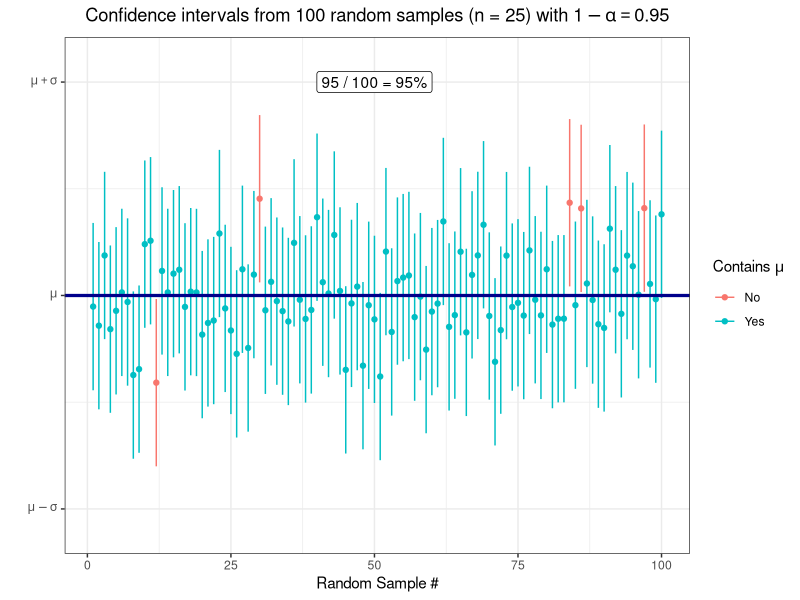
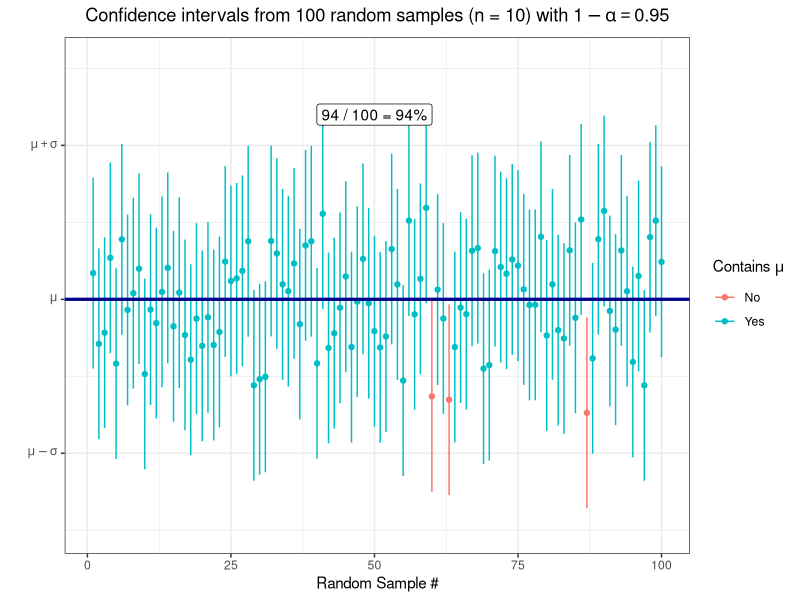
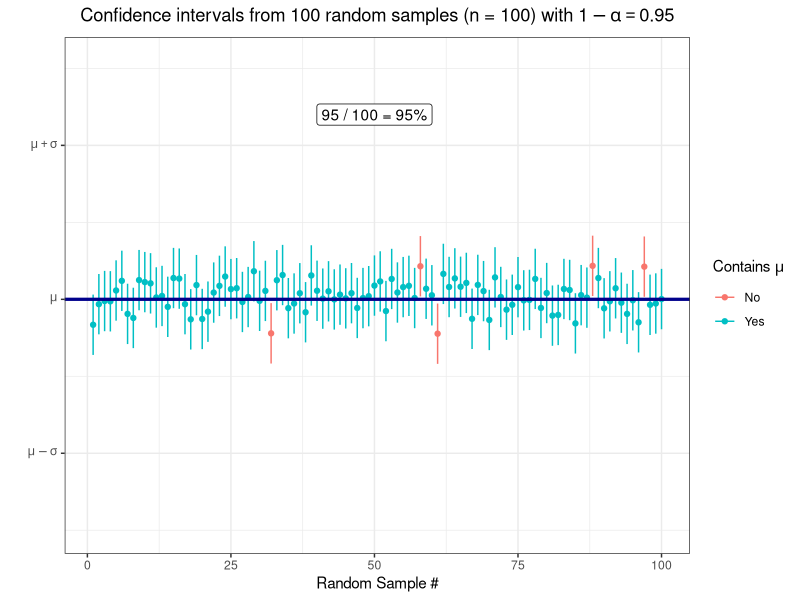
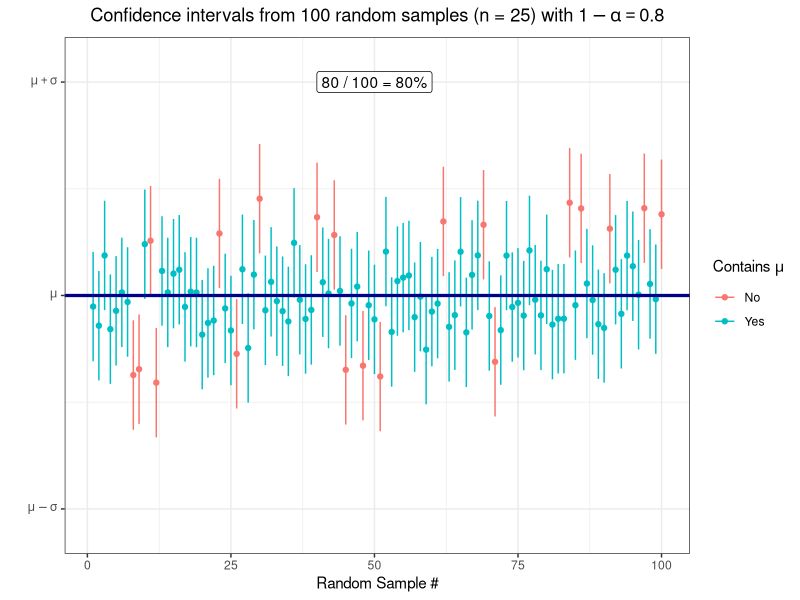
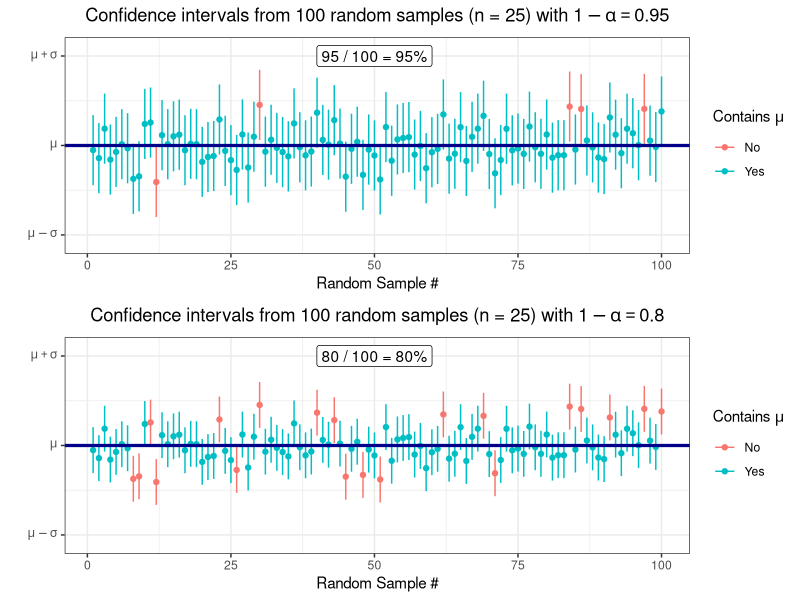
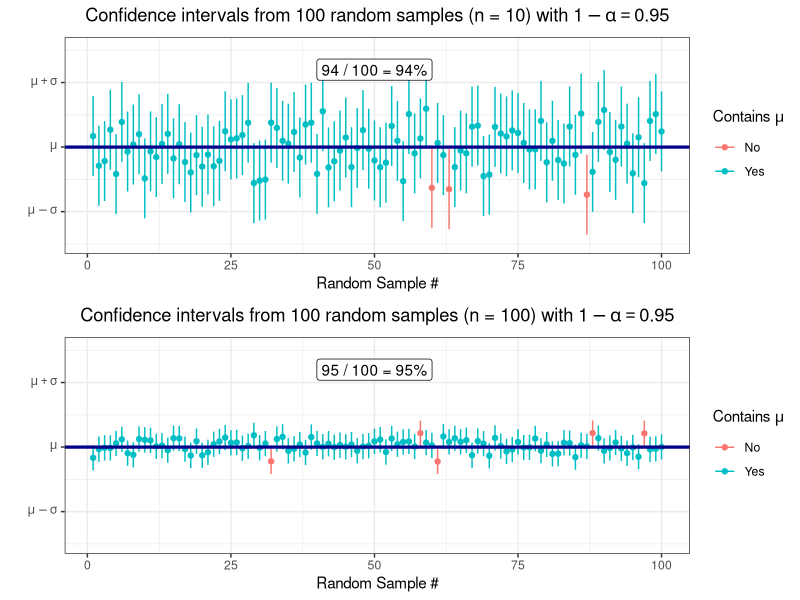
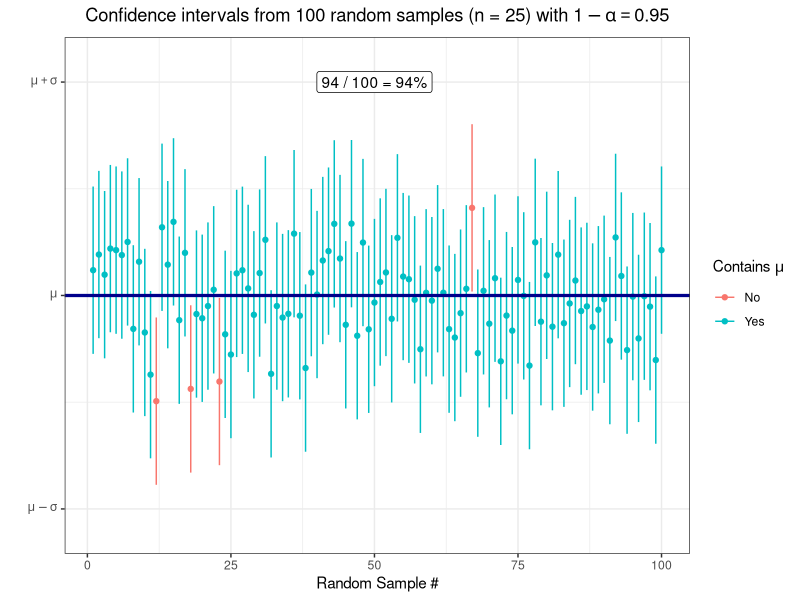
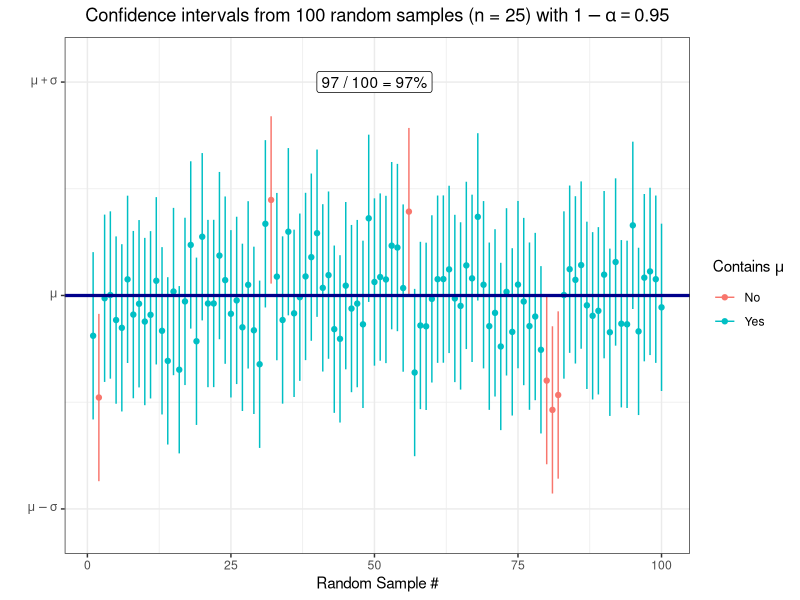

Reproduce these figures in R, in order.
############ Prereqs ############
options(stringsAsFactors = FALSE, scipen = 600)
oldPar <- par()
os <- Sys.info()["sysname"]
baseDir <- ifelse(os == "Windows", "C:/Users/ptrainor/gdrive", "~/gdrive")

library(tidyverse)
library(ggrepel)

setwd(paste0(baseDir, "/iTeach/AST_505/myLectures/lecture12_SampleSize"))

############ Coverage probabilities ############
set.seed(3)
df1 <- data.frame(x = rnorm(10000))

png(file = "coverage1.png", height = 4, width = 6.5, units = "in", res = 600)
set.seed(3333)
xbar <- replicate(100, mean(sample(df1$x, 25)))
lower <- xbar - qnorm(.975) * 1 / sqrt(25)
upper <- xbar + qnorm(.975) * 1 / sqrt(25)
df2 <- data.frame(xbar = xbar, lower = lower, upper = upper, x = 1:length(xbar))
df2$contains <- ifelse(df2$lower < 0 & df2$upper > 0, "Yes", "No")
p1 <- ggplot(df2, aes()) + geom_segment(aes(x = x, xend = x, y = lower, yend = upper, color = contains)) +
  geom_point(aes(x = x, y = xbar, color = contains)) + geom_hline(yintercept = 0, color = "darkblue", lwd = 1.1) +
  scale_y_continuous(breaks = c(-1, 0, 1), labels = c(expression(mu - sigma), expression(mu), expression(mu + sigma)),
                     limits = c(-1.1, 1.1)) +
  theme_bw() + labs(x = "Random Sample #", y = "", color = expression(paste("Contains ", mu))) +
  annotate("label", x = 50, y = 1, label = "95 / 100 = 95%") +
  ggtitle(expression(paste("Confidence intervals from 100 random samples (n = 25) with ", 1-alpha == .95))) +
  theme(plot.title = element_text(hjust = 0.5)) 
show(p1)
dev.off()

png(file = "coverage1bb.png", height = 4, width = 6.5, units = "in", res = 600)
set.seed(3333)
xbar <- replicate(100, mean(sample(df1$x, 10)))
lower <- xbar - qnorm(.975) * 1 / sqrt(10)
upper <- xbar + qnorm(.975) * 1 / sqrt(10)
df2 <- data.frame(xbar = xbar, lower = lower, upper = upper, x = 1:length(xbar))
df2$contains <- ifelse(df2$lower < 0 & df2$upper > 0, "Yes", "No")
p1bb <- ggplot(df2, aes()) + geom_segment(aes(x = x, xend = x, y = lower, yend = upper, color = contains)) +
  geom_point(aes(x = x, y = xbar, color = contains)) + geom_hline(yintercept = 0, color = "darkblue", lwd = 1.1) +
  scale_y_continuous(breaks = c(-1, 0, 1), labels = c(expression(mu - sigma), expression(mu), expression(mu + sigma)),
                     limits = c(-1.5, 1.55)) +
  theme_bw() + labs(x = "Random Sample #", y = "", color = expression(paste("Contains ", mu))) +
  annotate("label", x = 50, y = 1.2, label = "94 / 100 = 94%") +
  ggtitle(expression(paste("Confidence intervals from 100 random samples (n = 10) with ", 1-alpha == .95))) +
  theme(plot.title = element_text(hjust = 0.5)) 
show(p1bb)
dev.off()

png(file = "coverage1bbb.png", height = 4, width = 6.5, units = "in", res = 600)
set.seed(333)
xbar <- replicate(100, mean(sample(df1$x, 100)))
lower <- xbar - qnorm(.975) * 1 / sqrt(100)
upper <- xbar + qnorm(.975) * 1 / sqrt(100)
df2 <- data.frame(xbar = xbar, lower = lower, upper = upper, x = 1:length(xbar))
df2$contains <- ifelse(df2$lower < 0 & df2$upper > 0, "Yes", "No")
p1bbb <- ggplot(df2, aes()) + geom_segment(aes(x = x, xend = x, y = lower, yend = upper, color = contains)) +
  geom_point(aes(x = x, y = xbar, color = contains)) + geom_hline(yintercept = 0, color = "darkblue", lwd = 1.1) +
  scale_y_continuous(breaks = c(-1, 0, 1), labels = c(expression(mu - sigma), expression(mu), expression(mu + sigma)),
                     limits = c(-1.5, 1.55)) +
  theme_bw() + labs(x = "Random Sample #", y = "", color = expression(paste("Contains ", mu))) +
  annotate("label", x = 50, y = 1.2, label = "95 / 100 = 95%") +
  ggtitle(expression(paste("Confidence intervals from 100 random samples (n = 100) with ", 1-alpha == .95))) +
  theme(plot.title = element_text(hjust = 0.5)) 
show(p1bbb)
dev.off()

png(file = "coverage1b.png", height = 4, width = 6.5, units = "in", res = 600)
set.seed(3333)
xbar <- replicate(100, mean(sample(df1$x, 25)))
lower <- xbar - qnorm(.9) * 1 / sqrt(25)
upper <- xbar + qnorm(.9) * 1 / sqrt(25)
df2 <- data.frame(xbar = xbar, lower = lower, upper = upper, x = 1:length(xbar))
df2$contains <- ifelse(df2$lower < 0 & df2$upper > 0, "Yes", "No")
p1b <- ggplot(df2, aes()) + geom_segment(aes(x = x, xend = x, y = lower, yend = upper, color = contains)) +
  geom_point(aes(x = x, y = xbar, color = contains)) + geom_hline(yintercept = 0, color = "darkblue", lwd = 1.1) +
  scale_y_continuous(breaks = c(-1, 0, 1), labels = c(expression(mu - sigma), expression(mu), expression(mu + sigma)),
                     limits = c(-1.1, 1.1)) +
  theme_bw() + labs(x = "Random Sample #", y = "", color = expression(paste("Contains ", mu))) +
  annotate("label", x = 50, y = 1, label = "80 / 100 = 80%") +
  ggtitle(expression(paste("Confidence intervals from 100 random samples (n = 25) with ", 1-alpha == .80))) +
  theme(plot.title = element_text(hjust = 0.5)) 
show(p1b)
dev.off()

png(file = "coverage1c.png", height = 8, width = 9, units = "in", res = 600)
gridExtra::grid.arrange(p1, p1b)
dev.off()

png(file = "coverage1cc.png", height = 8, width = 9, units = "in", res = 600)
gridExtra::grid.arrange(p1bb, p1bbb)
dev.off()

png(file = "coverage2.png", height = 4, width = 6.5, units = "in", res = 600)
set.seed(2222)
xbar <- replicate(100, mean(sample(df1$x, 25)))
lower <- xbar - qnorm(.975) * 1 / sqrt(25)
upper <- xbar + qnorm(.975) * 1 / sqrt(25)
df2 <- data.frame(xbar = xbar, lower = lower, upper = upper, x = 1:length(xbar))
df2$contains <- ifelse(df2$lower < 0 & df2$upper > 0, "Yes", "No")
ggplot(df2, aes()) + geom_segment(aes(x = x, xend = x, y = lower, yend = upper, color = contains)) +
  geom_point(aes(x = x, y = xbar, color = contains)) + geom_hline(yintercept = 0, color = "darkblue", lwd = 1.1) +
  scale_y_continuous(breaks = c(-1, 0, 1), labels = c(expression(mu - sigma), expression(mu), expression(mu + sigma)),
                     limits = c(-1.1, 1.1)) +
  theme_bw() + labs(x = "Random Sample #", y = "", color = expression(paste("Contains ", mu))) +
  annotate("label", x = 50, y = 1, label = "94 / 100 = 94%") +
  ggtitle(expression(paste("Confidence intervals from 100 random samples (n = 25) with ", 1-alpha == .95))) +
  theme(plot.title = element_text(hjust = 0.5)) 
dev.off()

png(file = "coverage3.png", height = 4, width = 6.5, units = "in", res = 600)
set.seed(3)
xbar <- replicate(100, mean(sample(df1$x, 25)))
lower <- xbar - qnorm(.975) * 1 / sqrt(25)
upper <- xbar + qnorm(.975) * 1 / sqrt(25)
df2 <- data.frame(xbar = xbar, lower = lower, upper = upper, x = 1:length(xbar))
df2$contains <- ifelse(df2$lower < 0 & df2$upper > 0, "Yes", "No")
ggplot(df2, aes()) + geom_segment(aes(x = x, xend = x, y = lower, yend = upper, color = contains)) +
  geom_point(aes(x = x, y = xbar, color = contains)) + geom_hline(yintercept = 0, color = "darkblue", lwd = 1.1) +
  scale_y_continuous(breaks = c(-1, 0, 1), labels = c(expression(mu - sigma), expression(mu), expression(mu + sigma)),
                     limits = c(-1.1, 1.1)) +
  theme_bw() + labs(x = "Random Sample #", y = "", color = expression(paste("Contains ", mu))) +
  annotate("label", x = 50, y = 1, label = "97 / 100 = 97%") +
  ggtitle(expression(paste("Confidence intervals from 100 random samples (n = 25) with ", 1-alpha == .95))) +
  theme(plot.title = element_text(hjust = 0.5)) 
dev.off()

